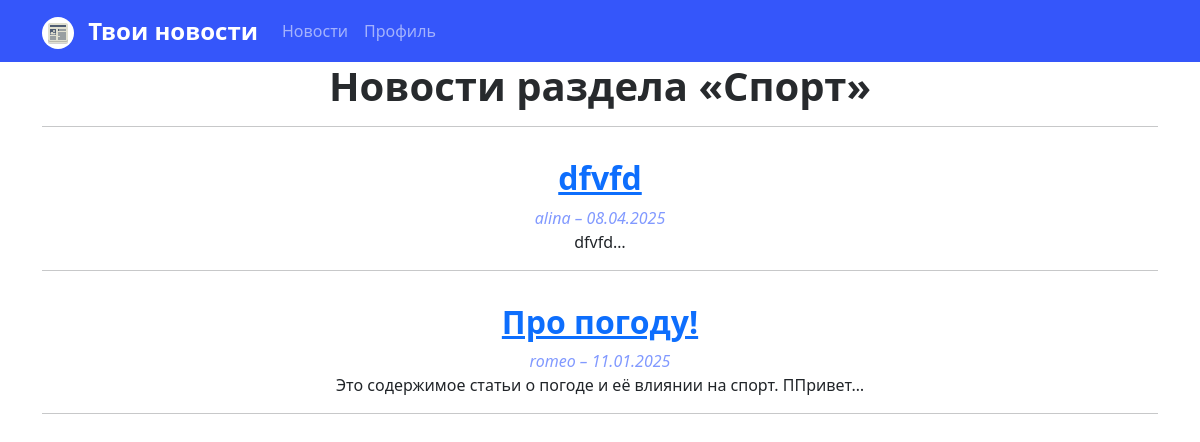
The app's page /category/1/, older data.
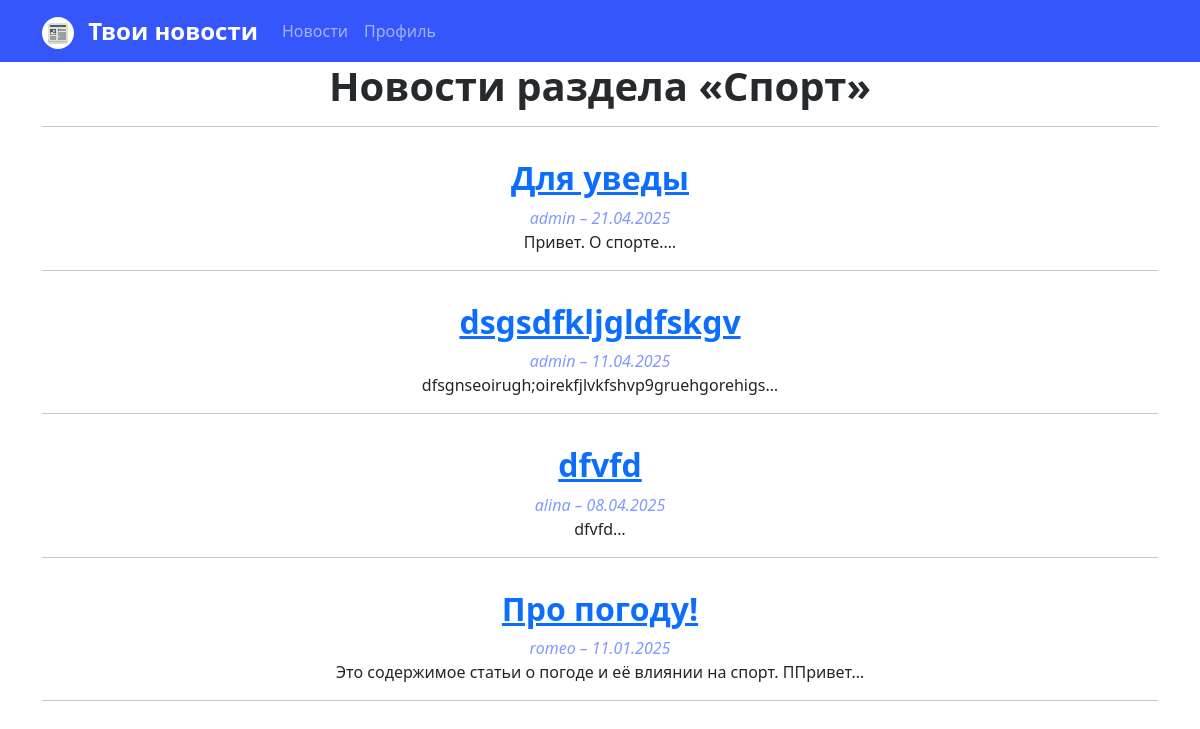
The same page, newer data.
### news/models.py (models this page shows, shortened)
class Post(models.Model):
    article = 'AR'
    news = 'NE'
    POSITIONS = [
        (article, 'Cтатья'),
        (news, 'Новость')
    ]
    author = models.ForeignKey(account_models.Author, on_delete=models.CASCADE)
    type = models.CharField(max_length=2, choices=POSITIONS, default=article)
    created = models.DateTimeField(auto_now_add=True)
    category = models.ManyToManyField(Category, through='PostCategory')
    title = models.CharField(max_length=255)
    content = models.TextField()
    rating = models.FloatField(default=0)

### accounts/models.py (models this page shows, shortened)
class Author(models.Model):
    user = models.OneToOneField(User, on_delete=models.CASCADE)
    rating = models.FloatField(default=0)

### news/views.py (the view)
# urls.py: path('category/<int:category_id>/', category_posts, name='category_posts'),
def category_posts(request, category_id):
    category = get_object_or_404(Category, id=category_id)
    posts = Post.objects.filter(category=category).order_by('-created')
    return render(request, 'news/category_posts.html', {
        'category': category,
        'posts': posts,
    })

### news/templatetags/custom_filters.py (called while the page is built)
@register.filter
def censor(value):
    if type(value) != str:
        raise TypeError('The value must be a string')
    for word in value.translate(str.maketrans('', '', string.punctuation)).split():
        if len(word) > 1:
            if not word[1:].isupper() and not word[1:].islower():
                value = value.replace(word[1:-1], '*' * len(word[1:-1]))
    return value

### templates/news/category_posts.html (shortened to what this page needs)
{% extends 'flatpages/default.html' %}
{% load custom_filters %}
{% block content %}
  <h1><b><span style="color: #272a2d;">Новости раздела «{{ category.name|censor }}»</span></b></h1>
  <hr>
  {% for post in posts %}
    <h2 style="margin-top: 2rem;">
      <b><span style="color: #272a2d;">
        <a href="{% url 'news-current' post.pk %}">{{ post.title|censor }}</a>
      </span></b>
    </h2>
    <i><span style="color: #8199ff;">
      {{ post.author.user.username }} – {{ post.created|date:"d.m.Y" }}
    </span></i>
    <br>
    <p>{{ post.content|slice:":124" }}…</p>
    <hr>
  {% empty %}
    <p>В этой категории пока нет новостей.</p>
  {% endfor %}
{% endblock content %}

Row changes from the older to the newer data that the page shows:
added Post: title|censor "Для уведы", author.user.username "admin", created "21.04.2025", content "Привет. О спорте."
added Post: title|censor "dsgsdfkljgldfskgv", author.user.username "admin", created "11.04.2025", content "dfsgnseoirugh;oirekfjlvkfshvp9gruehgorehigs"
